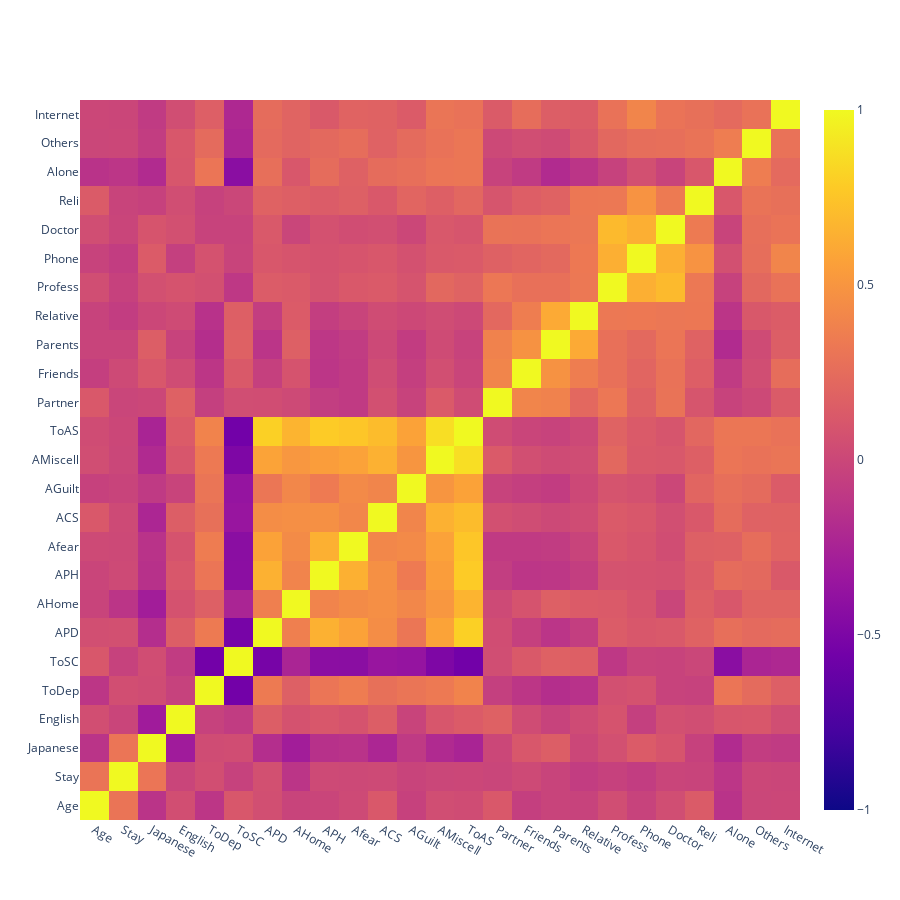

The notebook cell saved with this chart:
### Markdown cell above
### Correlation Plot

### Code cell
# List the columns that are continuous variables
continuous_variables = ['Age', 'Stay', 'Japanese', 'English', 'ToDep', 'ToSC', 'APD', 'AHome', 'APH', 'Afear', 'ACS', 'AGuilt', 'AMiscell', 'ToAS', 'Partner', 'Friends', 'Parents', 'Relative', 'Profess', 'Phone', 'Doctor', 'Reli', 'Alone', 'Others', 'Internet']

# Create a subset dataframe only the columns of the continous variables
data_cont = data[continuous_variables]

# Create a pearson correlation
data_corr = data_cont.corr(method='pearson')

# Build the Heatmap
fig = go.Figure(go.Heatmap(x=data_corr.columns, y=data_corr.columns, z=data_corr.values.tolist(),
                          zmin=-1, zmax=1))

# Adjust the plot size
fig.update_layout(width=900, height=900)

# Show the plot
fig.show()

### Figure 1 — Plotly figure (JSON) as saved in the notebook; plotly's stock layout.template omitted (floating-point values rounded to 4 significant figures; data arrays with more than 128 entries replaced by an {"elided": "..."} marker saying what was removed)
{"data": [{"type": "heatmap", "x": ["Age", "Stay", "Japanese", "English", "ToDep", "ToSC", "APD", "AHome", "APH", "Afear", "ACS", "AGuilt", "AMiscell", "ToAS", "Partner", "Friends", "Parents", "Relative", "Profess", "Phone", "Doctor", "Reli", "Alone", "Others", "Internet"], "y": ["Age", "Stay", "Japanese", "English", "ToDep", "ToSC", "APD", "AHome", "APH", "Afear", "ACS", "AGuilt", "AMiscell", "ToAS", "Partner", "Friends", "Parents", "Relative", "Profess", "Phone", "Doctor", "Reli", "Alone", "Others", "Internet"], "z": {"elided": "25x25 float values"}, "zmax": 1, "zmin": -1}], "layout": {"height": 900, "width": 900}}
